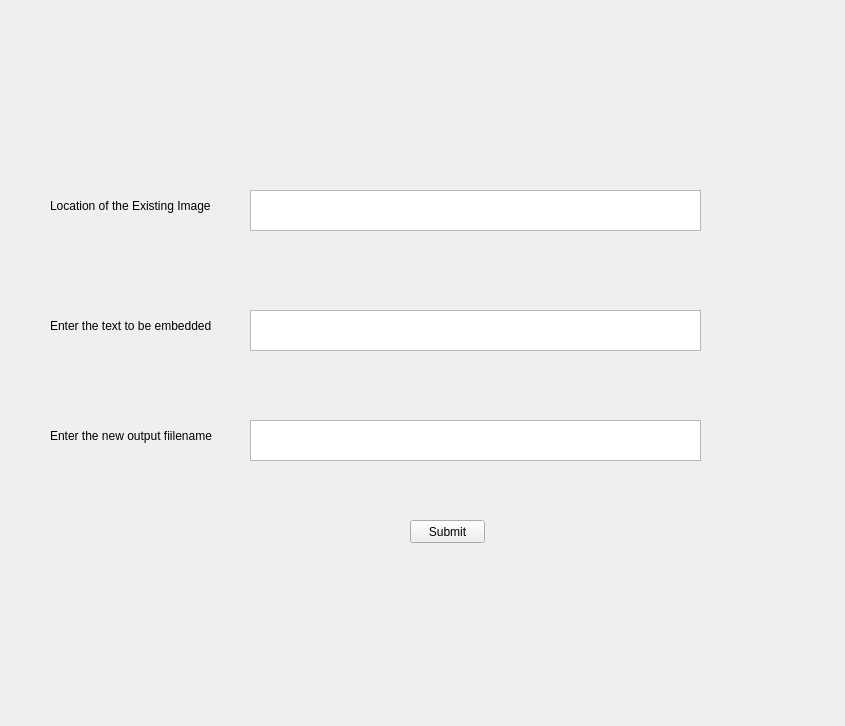
<?xml version="1.0" encoding="UTF-8"?>
<ui version="4.0">
 <class>Form</class>
 <widget class="QWidget" name="Form">
  <property name="geometry">
   <rect>
    <x>0</x>
    <y>0</y>
    <width>845</width>
    <height>726</height>
   </rect>
  </property>
  <property name="windowTitle">
   <string>Form</string>
  </property>
  <widget class="QTextEdit" name="textEdit">
   <property name="geometry">
    <rect>
     <x>250</x>
     <y>190</y>
     <width>451</width>
     <height>41</height>
    </rect>
   </property>
  </widget>
  <widget class="QLabel" name="label">
   <property name="geometry">
    <rect>
     <x>50</x>
     <y>190</y>
     <width>201</width>
     <height>31</height>
    </rect>
   </property>
   <property name="text">
    <string>Location of the Existing Image</string>
   </property>
  </widget>
  <widget class="QTextEdit" name="textEdit_2">
   <property name="geometry">
    <rect>
     <x>250</x>
     <y>310</y>
     <width>451</width>
     <height>41</height>
    </rect>
   </property>
  </widget>
  <widget class="QLabel" name="label_2">
   <property name="geometry">
    <rect>
     <x>50</x>
     <y>310</y>
     <width>201</width>
     <height>31</height>
    </rect>
   </property>
   <property name="text">
    <string>Enter the text to be embedded</string>
   </property>
  </widget>
  <widget class="QTextEdit" name="textEdit_3">
   <property name="geometry">
    <rect>
     <x>250</x>
     <y>420</y>
     <width>451</width>
     <height>41</height>
    </rect>
   </property>
  </widget>
  <widget class="QLabel" name="label_3">
   <property name="geometry">
    <rect>
     <x>50</x>
     <y>420</y>
     <width>201</width>
     <height>31</height>
    </rect>
   </property>
   <property name="text">
    <string>Enter the new output fiilename</string>
   </property>
  </widget>
  <widget class="QPushButton" name="pushButton">
   <property name="geometry">
    <rect>
     <x>410</x>
     <y>520</y>
     <width>75</width>
     <height>23</height>
    </rect>
   </property>
   <property name="text">
    <string>Submit</string>
   </property>
  </widget>
 </widget>
 <resources/>
 <connections/>
</ui>
